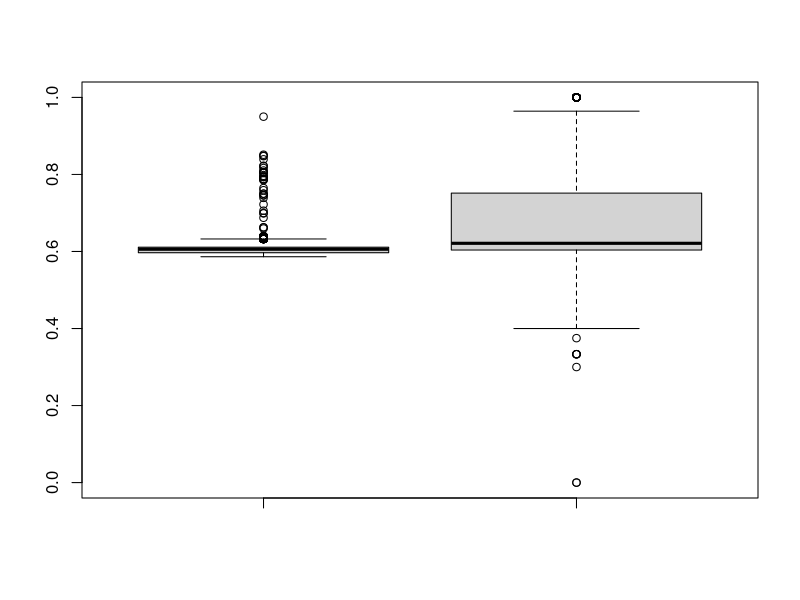
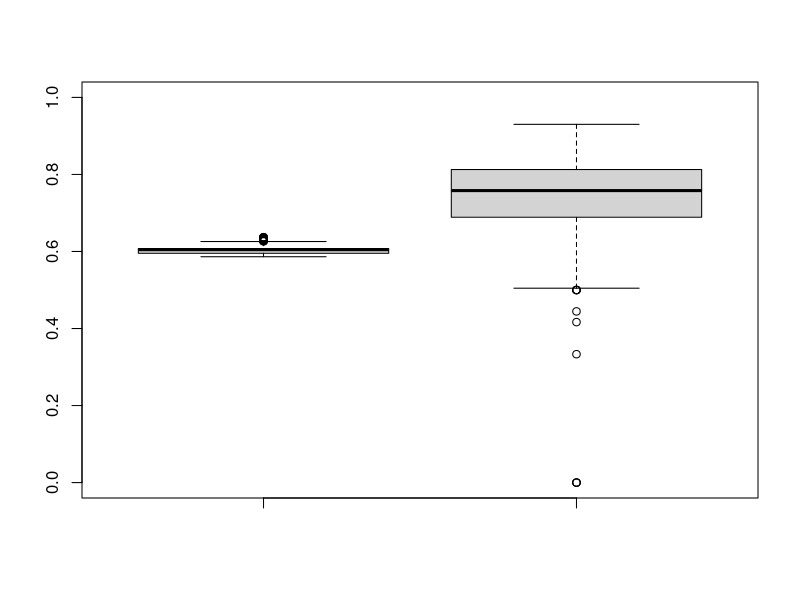
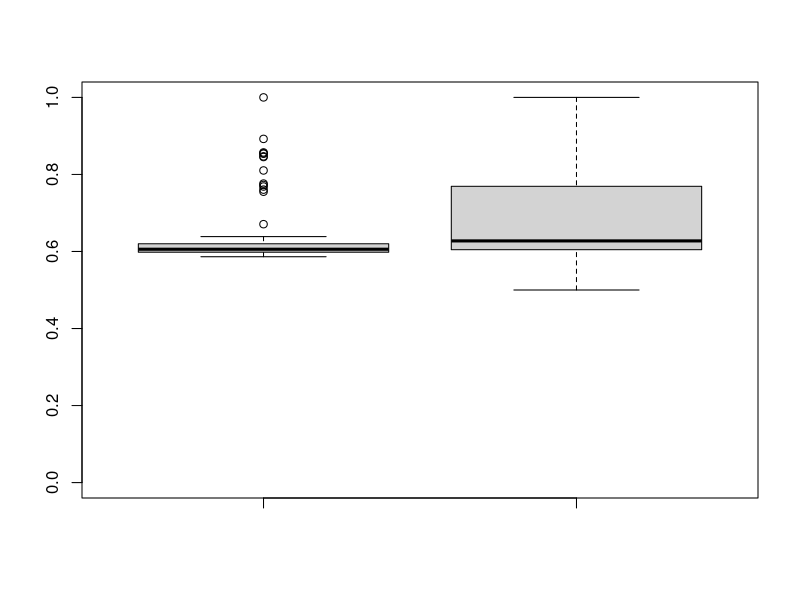
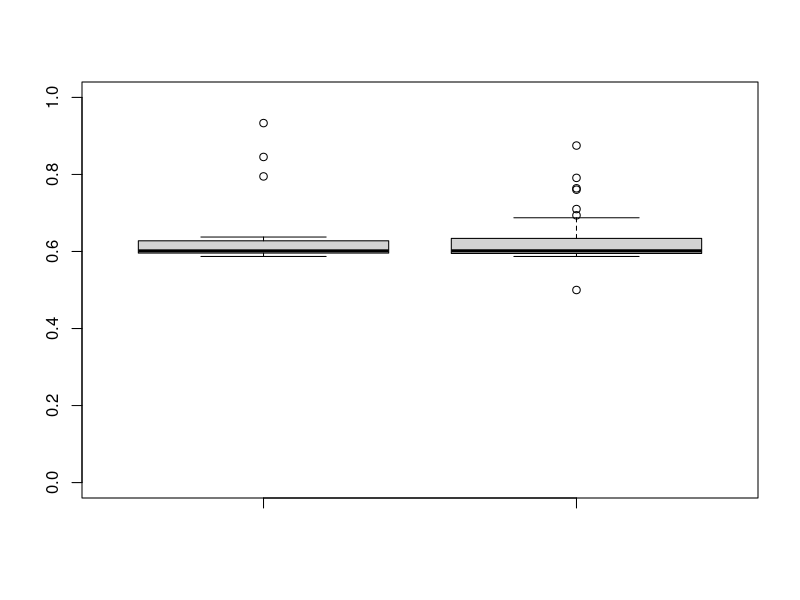
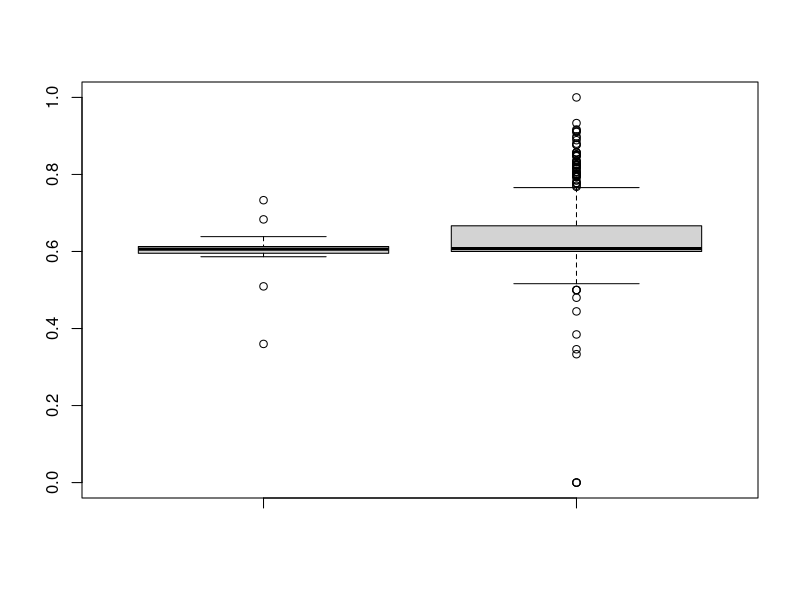
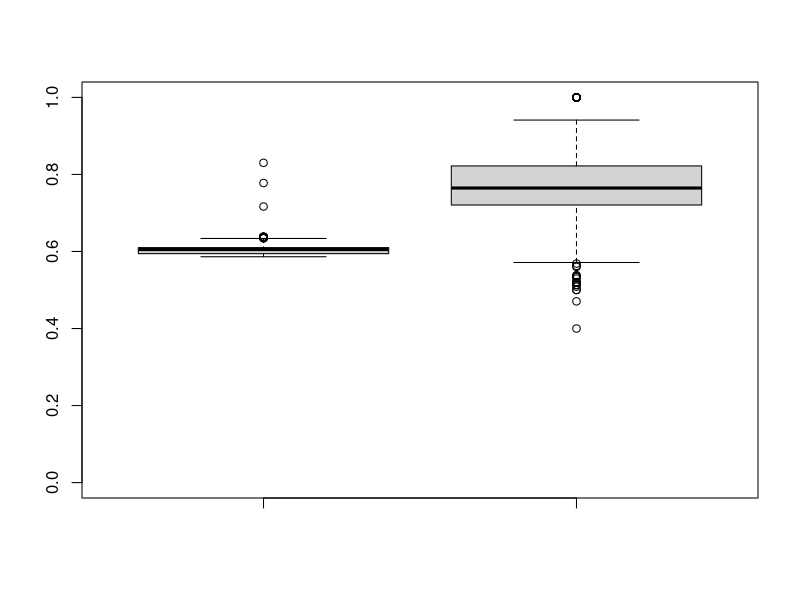
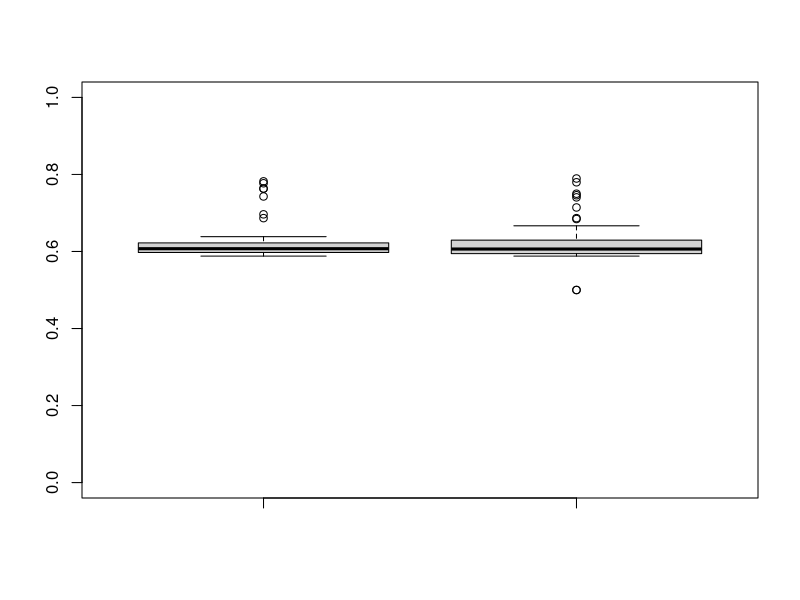
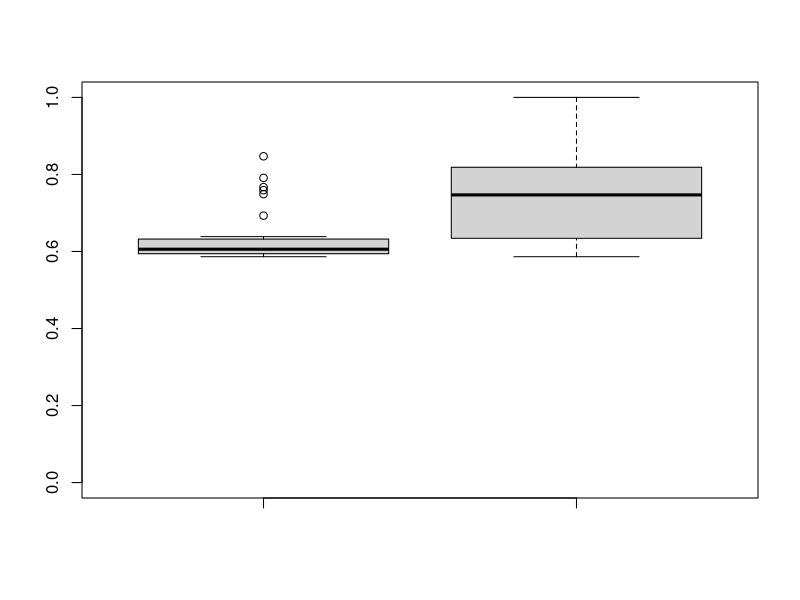

Generate these figures, in order, with R:
########################
## SANER2015 RQ2
## @author:Yuki Ueda
## @createdOn:2015/10/20
########################


### Set data
num <- data.frame() # Init

# Input csv
num <- read.csv("CSVdata_q_3/numOfPatchsets_2.csv"
                 ,sep=",", header=TRUE)

### number of patchset's voting(+1, -1) is 1
index_1 <- list(data.frame(), data.frame()) # first vote is like or dislike
index_2 <- list(index_1, index_1) # second vote is like or dislike
index_m <- list(index_2, index_2) # merge or abandoned
index <- list(index_m,index_m)

for(i in 1:nrow(num)){
  Id = num$ReviewId[i]
  CIndex = num$CommentIndex[i]      # CommentIndex
  if(CIndex==1){
    if(num$VotingScore[i] == 1){
      vote1 = 1
    }else{
      vote1 = 2
    }
    next
  }

  if(num$Status[i] == "merged"){
    merge_or_abandone = 1
  }else{
    merge_or_abandone = 2
  }

  if(num$VotingScore[i] == 1){
    vote2 = 1
  }else{
    vote2 = 2
  }

  index[[merge_or_abandone]][[vote1]][[vote2]][[1]] <- rbind(index[[merge_or_abandone]][[vote1]][[vote2]][[1]], num[i-1,])
  index[[merge_or_abandone]][[vote1]][[vote2]][[2]] <- rbind(index[[merge_or_abandone]][[vote1]][[vote2]][[2]], num[i,])
}

# Output to PDF file
for(i in index){
  for(j in i){ # first Comment
    for(k in j){ # second Comment
      value1 = k[[1]]$CurrentPar
      value2 = k[[2]]$CurrentPar
      name = paste("QT_2_", k[[1]]$VotingScore[1], k[[2]]$VotingScore[1],  "_", k[[1]]$Status[1],"_",length(value1),sep = "")
      jpeg(paste("jpeg/",name,".jpg",sep=""))
      boxplot(value1, value2, ylim=c(0,1))
      print(name)
    }
  }
}
